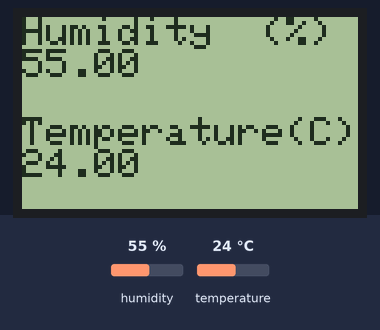
Simulated run of this sketch. Board: ESP8266 (NodeMCU). Shown: 84×48 one-colour display. The inputs (shaded band) are chosen by the test bench; at power-on: humidity 55 %, temperature 24 °C.

Above: at 3.6 s.
3.7 s: humidity set to 22 %
At 5.6 s:
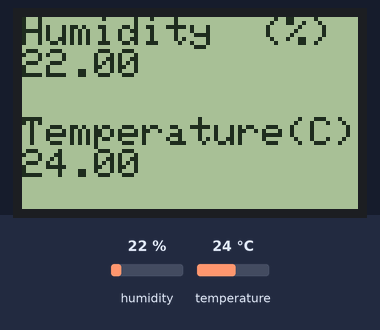
6.5 s: temperature set to 12 °C
At 7.9 s:
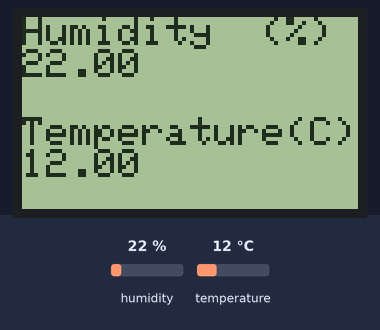
9.3 s: humidity set to 40 %
At 11.4 s:
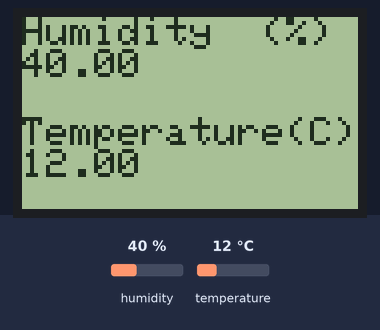
12.6 s: temperature set to 19 °C
At 13.8 s:
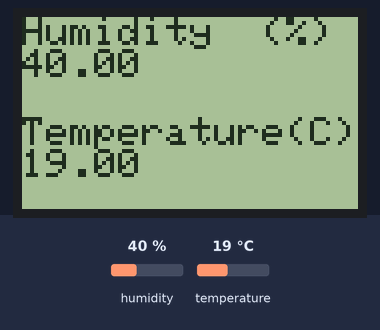
Timing chart, 0 to 15.6 s (numbered marks = the images above; inputs shaded):
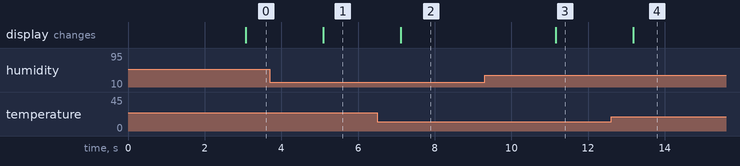

The sketch:

5-_DHT_Sensor_display_to_Nokia_LCD.ino
```cpp
/*//////////////////////////////////////////////////
  ///       UNICORN IOT PROJECT BOARD    /////////////
  ////////////////////////////////////////////////////
  //////    TEMPERATURE & HUMIDITY REPORT  ///////////
  /* Steps:
   1: Upload code and insert DHT22 sensor at sensor 2 place
   2: Insert Nokia LCD at LCD place
   3: Enable LCD and Sensor by placing their respective jumpers at IOT board
   4: You can see temp and humidity values at Nokia LCD
  //////////////////////////////////////////////////////////////////////////////////////
  /////////////// See Complete Manual at: WWW.UNICORNDEVICES.COM   /////////////////////
  ////////////////////////////////////////////////////////////////////////////////////*/


#include <Arduino.h>

#include <SPI.h>
#include <Adafruit_GFX.h>
#include <Adafruit_PCD8544.h>
#include "DHTesp.h"

#ifdef ESP32
#pragma message(THIS EXAMPLE IS FOR ESP8266 ONLY!)
#error Select ESP8266 board.
#endif
DHTesp dht;
int Sensor_PIN  = 2;    //

// Pins
const int8_t RST_PIN = D1;
const int8_t CE_PIN = D2;
const int8_t DC_PIN = D0;


Adafruit_PCD8544 display = Adafruit_PCD8544(DC_PIN, CE_PIN, RST_PIN);

void setup() {
  Serial.begin(9600);

  dht.setup(Sensor_PIN, DHTesp::DHT11); // Connect DHT sensor to Sensor_PIN

  display.begin();
  display.setContrast(40);  // Adjust for your display

  display.clearDisplay();
  display.setTextSize(2);
  display.setTextColor(BLACK);
  display.setCursor(0, 0);
  display.println("Unicorn");
  display.setCursor(0, 20);
  display.println("Devices");
  display.display();
  delay(2000);
}

void loop() {
  delay(dht.getMinimumSamplingPeriod());

  float humidity = dht.getHumidity();
  float temperature = dht.getTemperature();     //celcius
  display.clearDisplay();
  display.setTextSize(1);
  display.setTextColor(BLACK);
  display.setCursor(0, 0);
  display.println("Humidity  (%) " + String(humidity));
  display.setCursor(0, 25);
  display.println("Temperature(C)" + String(temperature));
  display.display();
  delay(1000);
}
```

Measured:
- after the input at 3.7 s, the display: changes after 1.4 s (image 1)
- after the input at 6.5 s, the display: changes after 0.61 s (image 2)
- after the input at 9.3 s, the display: changes after 1.9 s (image 3)
- after the input at 12.6 s, the display: changes after 0.58 s (image 4)
